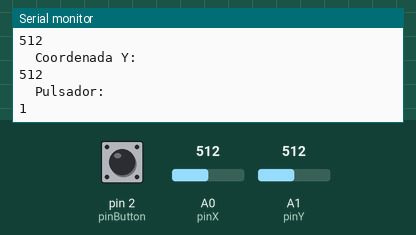
A sketch run on a simulated Arduino Uno, built with avr-gcc and run on an emulated ATmega328P. Parts: the last lines printed to the serial monitor. The inputs (shaded band) are chosen by the test bench; at power-on: A0 (pinX) = 512, A1 (pinY) = 512, pin 2 (pinButton) HIGH.

Above: at 1.6 s.
1.7 s: A0 (pinX) set to 716
3.2 s: A1 (pinY) set to 306
At 3.9 s:
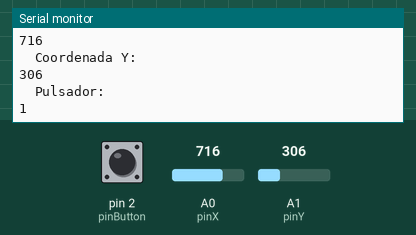
4.7 s: pin 2 (pinButton) pulled LOW for 1 s
At 5.5 s:
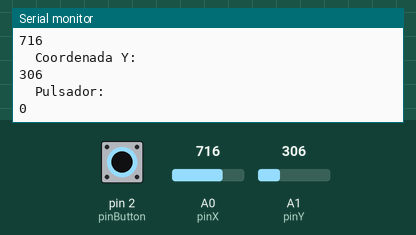
7.2 s: A0 (pinX) set to 900
At 7.9 s:
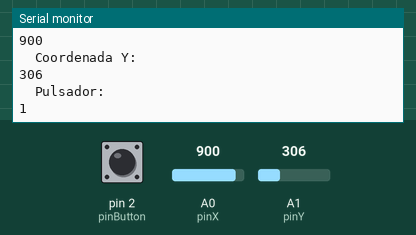
8.7 s: A1 (pinY) set to 122
At 9.3 s:
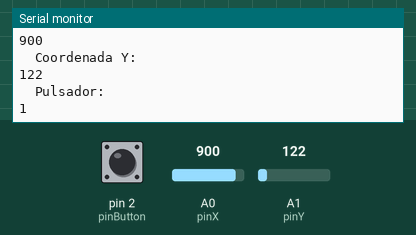
Timing chart, 0 to 11.2 s (numbered marks = the images above; inputs shaded):
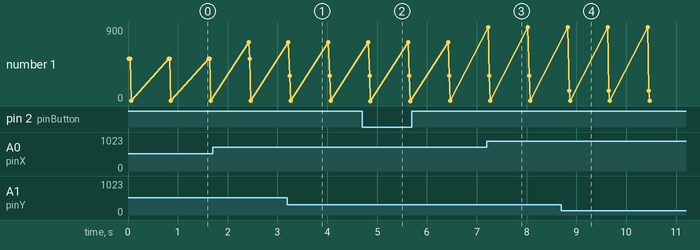

Measured:
- after the input at 3.2 s, the serial monitor: prints a new line after 0.05 s (image 1)
- after the input at 4.7 s, the serial monitor: prints a new line after 0.17 s (image 2)
- after the input at 7.2 s, the serial monitor: prints a new line at once (image 3)
- after the input at 8.7 s, the serial monitor: prints a new line after 0.15 s (image 4)

The sketch:

joystick.ino
```cpp
/* JOYSTICK */

int pinX = A0;
int pinY = A1;
int pinButton = 2;


void setup() {
  Serial.begin(9600);
  pinMode(pinX, INPUT);
  pinMode(pinY, INPUT);
  pinMode(pinButton, INPUT);
  digitalWrite(pinButton, HIGH);
}

void loop() {
  int coordX = analogRead(pinX);
  int coordY = analogRead(pinY);
  boolean buttonState = digitalRead(pinButton);

  Serial.println("Coordenada X: ");
  Serial.println(coordX);
  Serial.println("  Coordenada Y: ");
  Serial.println(coordY);
  Serial.println("  Pulsador: ");
  Serial.println(buttonState);

  delay(800);

}
```
